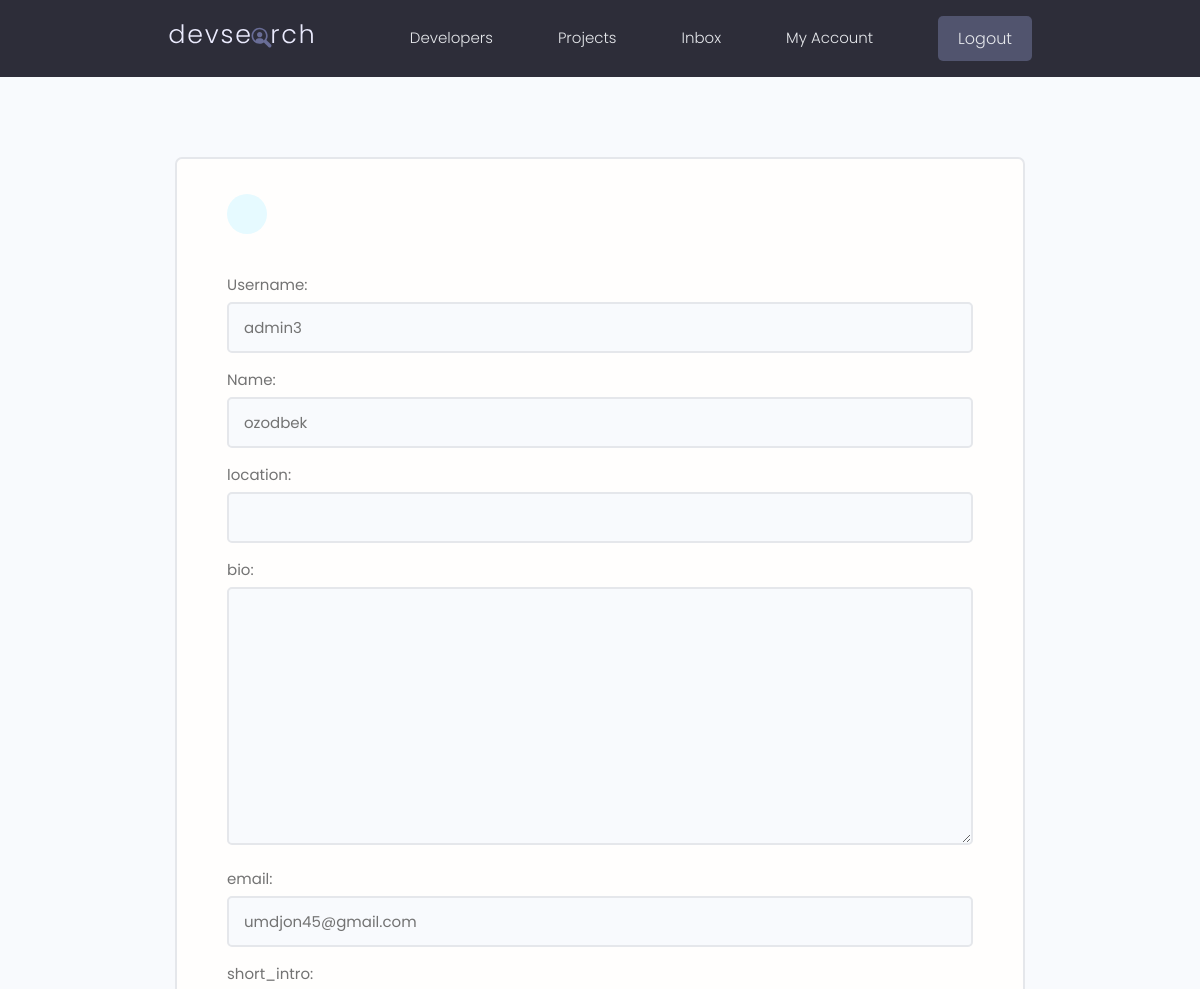
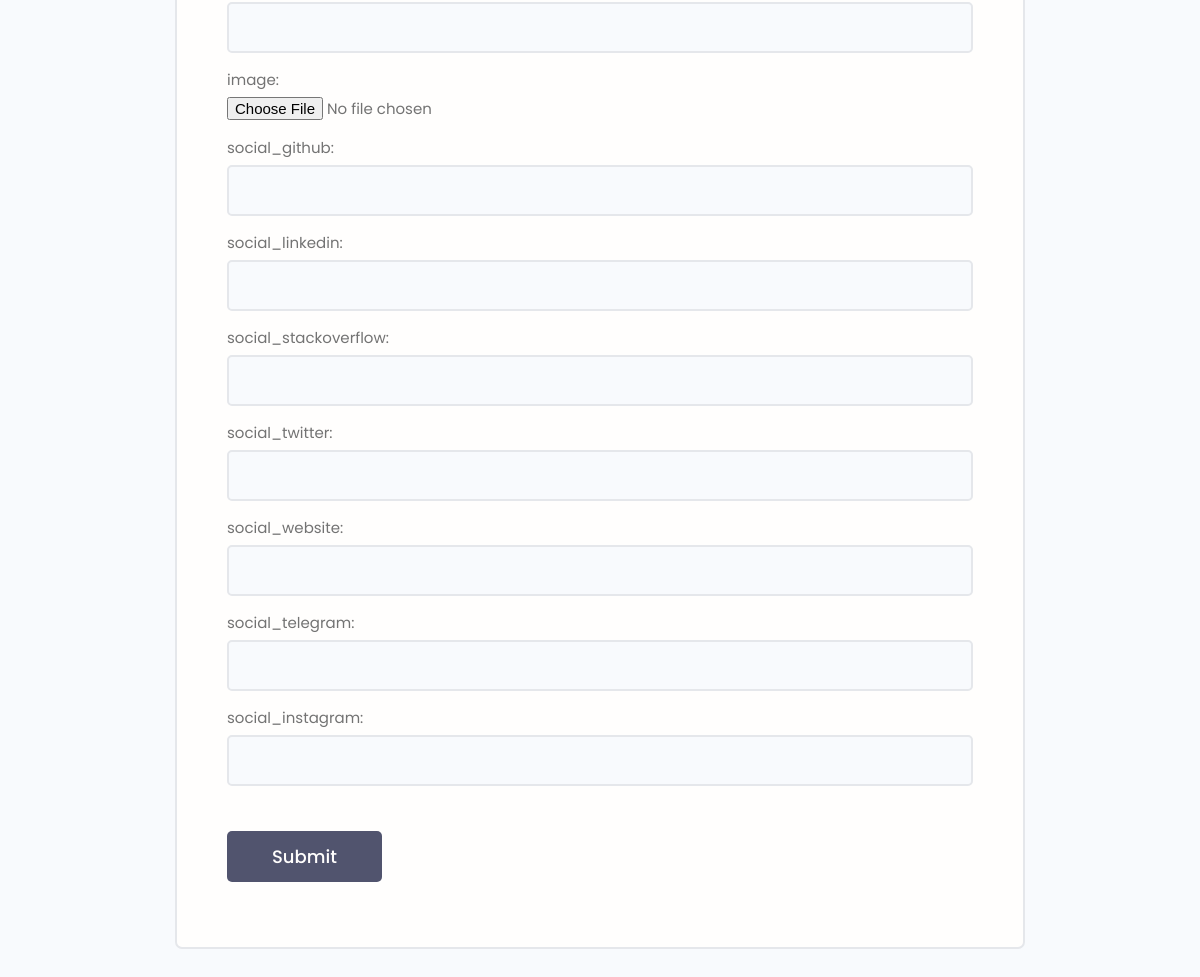
The page /users/edit-account/ (signed in) on the database its author committed (2 pictures, top to bottom).
### users/models.py (models this page shows, shortened)
class Profile(models.Model):
    id = models.UUIDField(default=uuid.uuid4, primary_key=True,
                          unique=True, editable=False)
    user = models.OneToOneField(User, on_delete=models.CASCADE, blank=True, null=True)
    username = models.CharField(max_length=200, blank=True, null=True)
    location = models.CharField(max_length=200, blank=True, null=True)
    name = models.CharField(max_length=200, blank=True, null=True)
    email = models.CharField(max_length=200, blank=True, null=True)
    short_intro = models.CharField(max_length=500, blank=True, null=True)
    bio = models.TextField(blank=True, null=True)
    image = models.ImageField(upload_to='profiles/', default='profile.png', blank=True, null=True)
    social_github = models.TextField(blank=True, null=True)
    social_linkedin = models.TextField(blank=True, null=True)
    social_stackoverflow = models.TextField(blank=True, null=True)
    social_twitter = models.TextField(blank=True, null=True)
    social_website = models.TextField(blank=True, null=True)
    social_telegram = models.TextField(blank=True, null=True)
    social_instagram = models.TextField(blank=True, null=True)

### users/views.py (the view, shortened to what this page needs)
# urls.py: path('edit-account/', edit_account, name='edit_account'),
def edit_account(request):
    profile = request.user.profile
    form = ProfileForm(instance=profile)
    context = {
        'form': form
    }
    return render(request, 'edit-account.html', context)

### users/templates/edit-account.html (shortened to what this page needs)
{% extends 'base.html' %}
{% load static %}
{% block content %}
<main class="formPage my-xl">
    <div class="content-box">
        <div class="formWrapper">
            <a class="backButton" href="#"></a>
            <br>
            <form class="form" method="POST" enctype="multipart/form-data">
                <div class="form__field">
                    <label for="{{form.username.id_for_label}}">Username: </label>
                    {{form.username}}
                </div>
                <div class="form__field">
                    <label for="{{form.name.id_for_label}}">Name: </label>
                    {{form.name}}
                </div>
                 <div class="form__field">
                    <label for="{{form.location.id_for_label}}">location: </label>
                    {{form.location}}
                </div>
                <div class="form__field">
                    <label for="{{form.bio.id_for_label}}">bio: </label>
                    {{form.bio}}
                </div>
                <div class="form__field">
                    <label for="{{form.email.id_for_label}}">email: </label>
                    {{form.email}}
                </div>
                <div class="form__field">
                    <label for="{{form.short_intro.id_for_label}}">short_intro: </label>
                    {{form.short_intro}}
                </div>
                <div class="form__field">
                    <label for="{{form.image.id_for_label}}">image: </label>
                    {{form.image}}
                </div>
                <div class="form__field">
                    <label for="{{form.social_github.id_for_label}}">social_github: </label>
                    {{form.social_github}}
                </div>
                <div class="form__field">
                    <label for="{{form.social_linkedin.id_for_label}}">social_linkedin: </label>
                    {{form.social_linkedin}}
                </div>
                <div class="form__field">
                    <label for="{{form.social_stackoverflow.id_for_label}}">social_stackoverflow: </label>
                    {{form.social_stackoverflow}}
                </div>
                <div class="form__field">
                    <label for="{{form.social_twitter.id_for_label}}">social_twitter: </label>
                    {{form.social_twitter}}
                </div>
                <div class="form__field">
                    <label for="{{form.social_website.id_for_label}}">social_website: </label>
                    {{form.social_website}}
                </div>
                <div class="form__field">
                    <label for="{{form.social_telegram.id_for_label}}">social_telegram: </label>
                    {{form.social_telegram}}
                </div>
                <div class="form__field">
                    <label for="{{form.social_instagram.id_for_label}}">social_instagram: </label>
                    {{form.social_instagram}}
                </div>
                <input class="btn btn--sub btn--lg  my-md" type="submit" value="Submit"/>
            </form>
        </div>
    </div>
</main>
{% endblock content %}

### static/styles/app.css (style rules this page uses)
:root { --color-sub: #2d2d39; }
.btn--sub { background-color: var(--color-sub-light); }
.content-box { width: 95%; max-width: 85rem; margin: 0 auto; }
.backButton { background: var(--color-main-light); color: var(--color-main); width: 4rem; height: 4rem; display: flex; align-items: center; justify-content: center; border-radius: 50%; }
.formPage .formWrapper { list-style: none; background: var(--color-white); padding: 3.5rem 5rem; border: 2px solid var(--color-light); border-radius: 0.7rem; }

### static/uikit/styles/modules/_variables.css (style rules this page uses)
:root { --color-main: #5aa5b9; --color-main-light: #e6faff; --color-sub: #3f4156; --color-sub-light: #51546e; --color-sub-lighter: #ededfd; --color-text: #737373; --color-gray: #8b8b8b; --color-light: #e5e7eb; --color-light-gray: #767676; --color-bg: #f8fafd; --color-white: #fffefd; --color-white-light: #f3f3f3; --color-success: #359e64; --color-success-bg: #def8e8; --color-error: #fc4b0b; --color-error-bg: #fff2ee; --font-base: 'Poppins', arial, helvetica, 'Segoe UI', roboto, ubuntu, sans-serif; --font-monospace: 'Fira Code', 'Courier New', courier, monospace; --font-regular: 300; --font-medium: 500; --font-bold: 700; --generic-shadow: 1px 1px 5px #00000010; --generic-transition: all 0.3s ease-in-out; }

### static/uikit/styles/modules/_base.css (style rules this page uses)
* { margin: 0; padding: 0; box-sizing: border-box; text-rendering: optimizeLegibility; color: inherit; font-size: inherit; }
html { font-size: 50%; }
@media only screen and (min-width: 480px) { html { font-size: 56.25%; } }
@media only screen and (min-width: 1200px) { html { font-size: 62.5%; } }
body { line-height: 1.6; font-weight: 400; font-size: 1.5rem; color: var(--color-text); background-color: var(--color-bg); min-height: 100vh; }

### static/uikit/styles/modules/_typography.css (style rules this page uses)
* { font-family: var(--font-base); }
a { padding-bottom: 2px; text-decoration: none; display: inline-block; color: var(--color-main); font-weight: var(--font-medium); }

### static/uikit/styles/modules/_utilities.css (style rules this page uses)
.my-md { margin: 3rem auto; }
.my-xl { margin: 8rem auto; }

### static/uikit/styles/modules/_button.css (style rules this page uses)
.btn { display: inline-block; position: relative; cursor: pointer; background-color: var(--color-light); font-weight: var(--font-medium); color: var(--color-sub); text-decoration: none; padding: 1rem 2rem; border-radius: 0.5rem; border: none; width: -webkit-fit-content; width: -moz-fit-content; width: fit-content; height: -webkit-fit-content; height: -moz-fit-content; height: fit-content; font-size: 1.6rem; outline-width: 0; outline-color: transparent; -webkit-backface-visibility: hidden; backface-visibility: hidden; transition: all 0.3s ease-in-out; }
.btn--sub { background-color: var(--color-sub); color: var(--color-white); }
.btn--lg { font-size: 1.8rem; padding: 1.2rem 4.5rem; }

### static/uikit/styles/modules/_form.css (style rules this page uses)
.form { display: block; }
.form__field { margin-top: 1.5rem; margin-bottom: 1.5rem; }
.form__label, .form__field > label { display: block; margin-bottom: 0.5rem; color: var(--color-text); }
input.input[type='text'], input.input[type='email'], input.input[type='password'], input.input[type='number'], textarea.input { min-width: 24rem; width: 100%; padding: 1.2rem 1.5rem; border-radius: 0.5rem; border: 2px solid var(--color-light); transition: all 0.3s ease-in-out; background-color: var(--color-bg); }

### rows shown on the page
Profile: username "admin3", name "ozodbek", email "umdjon45@gmail.com"
